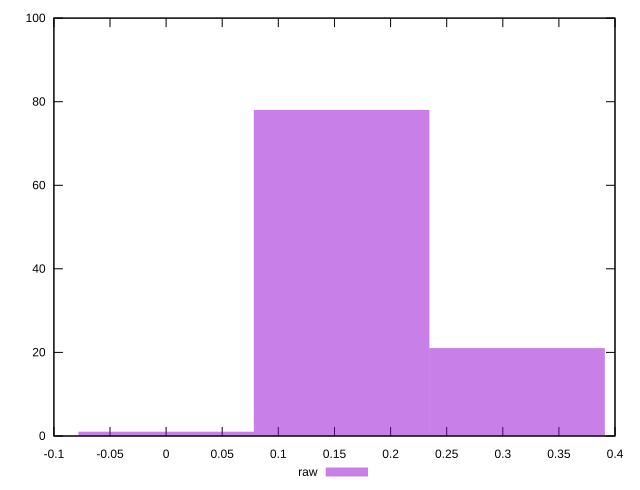

Write the gnuplot code that produced this figure.
reset
set terminal svg size 640, 490 enhanced background rgb 'white'
set output "report_00007_2020-12-11T15:55:29.892Z/cumulative-layout-shift/samples/pages+cached+noadtech/raw/histogram.svg"

$raw <<EOF
0.15633932926226074 78
0.3126786585245215 21
0 1
EOF

set key outside below
set boxwidth 0.15633932926226074
set yrange [0:100]
set style fill transparent solid 0.5 noborder

plot \
  $raw title "raw" with boxes, \


reset
